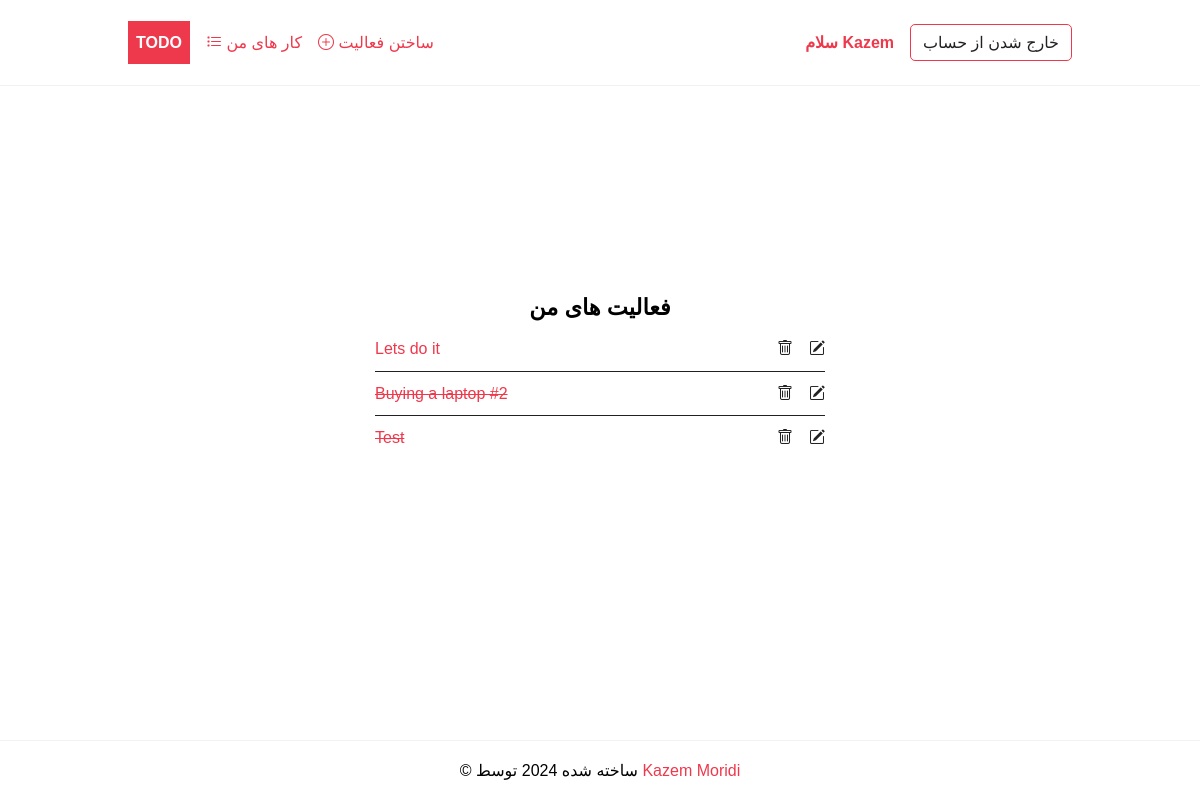
Page /tasks/ (signed in) on the committed database.
### todo/models.py (models this page shows, shortened)
class Task(models.Model):
    title = models.CharField(max_length=255)
    description = models.TextField(null=True, blank=True)
    completed = models.BooleanField(default=False)
    created_at = models.DateTimeField(auto_now_add=True)
    user = models.ForeignKey(User,on_delete=models.CASCADE, null=True, blank=True)
    class Meta:
        ordering = ['completed']

### todo/views.py (the view)
# urls.py: path('tasks/', views.TaskList.as_view(template_name='todo/task_list.html'), name='tasks'),
class TaskList(ListView):
    model = Task
    context_object_name = 'tasks'
    def get_context_data(self, **kwargs):
        context = super().get_context_data(**kwargs)
        context['tasks'] = context['tasks'].filter(user=self.request.user)
        return context

### todo/templates/todo/task_list.html
{%extends 'base.html'%}
{%block content%}
<div class="center">
	<h2>فعالیت های من</h2>
	{% if tasks %}
	<ul class="tasks">
		{% for task in tasks %}
			<li><a href="{% url 'task' task.id %}" class="{% if task.completed%}completed{%endif%}">{{ task.title }}</a>
				 <div  class="task-controls">
				 	<a href="{%url 'task-delete' task.id %}"><i class="bi bi-trash"></i> </a>
					<a href="{%url 'task-update' task.id %}"><i class="bi bi-pencil-square"></i></a>
		         </div>
		    </li>
		{% endfor %}
	{% else %}
		<p>🎉هیچ فعالیت در حال انجامی ندارد! <a href="{%url 'task-create'%}">اضافه کردن فعالیت</a></p>
	{% endif %}
	</ul>
</div>
{%endblock content%}

### templates/base.html (shortened to what this page needs)
{%load static %}
<!DOCTYPE html>
<html lang="en">
  <head>
    <link rel="stylesheet" href="{% static 'css/style.css' %}" />
  </head>
  <body>
    <header class="header">
      <div class="container">
        <a href="{%url 'home'%}" class="logo">Todo</a>
        <nav class="nav">
          {% if request.user.is_authenticated %}
          <a href="{% url 'tasks' %}"
            ><i class="bi bi-list-task"></i> کار های من</a
          >
          <a href="{% url 'task-create' %}"
            ><i class="bi bi-plus-circle"></i> ساختن فعالیت</a
          >
          <a href="{% url 'profile' %}">سلام {{request.user | title}}</a>
          <form method="post" action="{% url 'logout' %}">
            <button type="submit" class="btn btn-outline">
              خارج شدن از حساب
            </button>
          </form>
          {% else %}
            <a href="{% url 'login' %}" class="btn btn-outline">ورود</a>
            <a href="{% url 'register' %}" class="btn btn-primary">ثبت نام</a>
          {% endif %}
        </nav>
      </div>
    </header>
    <main>
      <div class="container">{%block content %} {%endblock content%}</div>
    </main>
    <footer class="footer">
      <div class="container">
        <p>
          &copy; ساخته شده {% now "Y" %} توسط
          <a href="https://www.kazemcodes.ir">Kazem Moridi</a>
        </p>
      </div>
    </footer>
  </body>
</html>

### static/css/style.css (style rules this page uses)
:root { --color-primary: #ee394c; --color-secondary: #86b7fe; --color-light: #f2f2f2; --color-gray: #ced4da; --color-dark: #212121; --color-white: #ffffff; --color-error: #e2442f; --color-warning: #ffc900; --color-info: #02a2b9; --color-success: #1ba345; --color-input: #00d1b2; --border-radius: 5px; }
* { margin: 0; padding: 0; box-sizing: border-box; text-rendering: optimizeLegibility; }
html, body { height: 100%; }
input, button, textarea { font: inherit; }
body { font-family: "lalezar", sans-serif; font-size: 1rem; line-height: 1.7; display: flex; flex-direction: column; }
h2 { font-size: 1.4rem; }
a { color: var(--color-primary); text-decoration: none; }
.container { max-width: 960px; margin: 0 auto; padding: 0.5rem; }
.header { border-bottom: solid 1px var(--color-light); }
.header .container { display: flex; align-items: center; gap: 1rem; }
.nav { display: flex; gap: 1rem; align-items: center; justify-content: center; flex-basis: 100%; }
.nav a:nth-last-child(2) { margin-left: auto; font-weight: bold; }
.logo { padding: 0.5rem; background-color: var(--color-primary); text-decoration: none; color: var(--color-white); font-weight: bold; text-transform: uppercase; }
form > * { display: block; margin-bottom: 0.5rem; }
form > input[type="submit"], form > button { margin: 1rem 0; }
.tasks { list-style: none; width: 100%; max-width: 450px; }
.tasks li { display: flex; justify-content: space-between; align-items: center; width: 100%; border-bottom: solid 1px var(--color-dark); padding: 0.5rem 0; }
.tasks li:last-of-type { border-bottom: none; }
.task-controls { display: flex; justify-content: space-between; gap: 1rem; }
.task-controls a { color: var(--color-dark); }
.completed { text-decoration: line-through; }
.footer p { text-align: center; }
.footer { margin-top: auto; padding: 0.5rem 0; border-top: solid 1px var(--color-light); }
.btn { padding: 0.25rem 0.75rem; border-radius: var(--border-radius); background-color: var(--color-white); border: solid 1px var(--color-white); color: var(--color-dark); cursor: pointer; text-decoration: none; font-size: 1rem; min-width: 6rem; text-align: center; }
.btn-outline { border: solid 1px var(--color-primary); }
.center { display: flex; flex-direction: column; align-items: center; justify-content: center; min-height: 70vh; }

### rows in the picture
Task: title "Lets do it"
Task: title "Buying a laptop #2"
Task: title "Test"

### other values in the picture
{{ request.user | title }} "Kazem"
